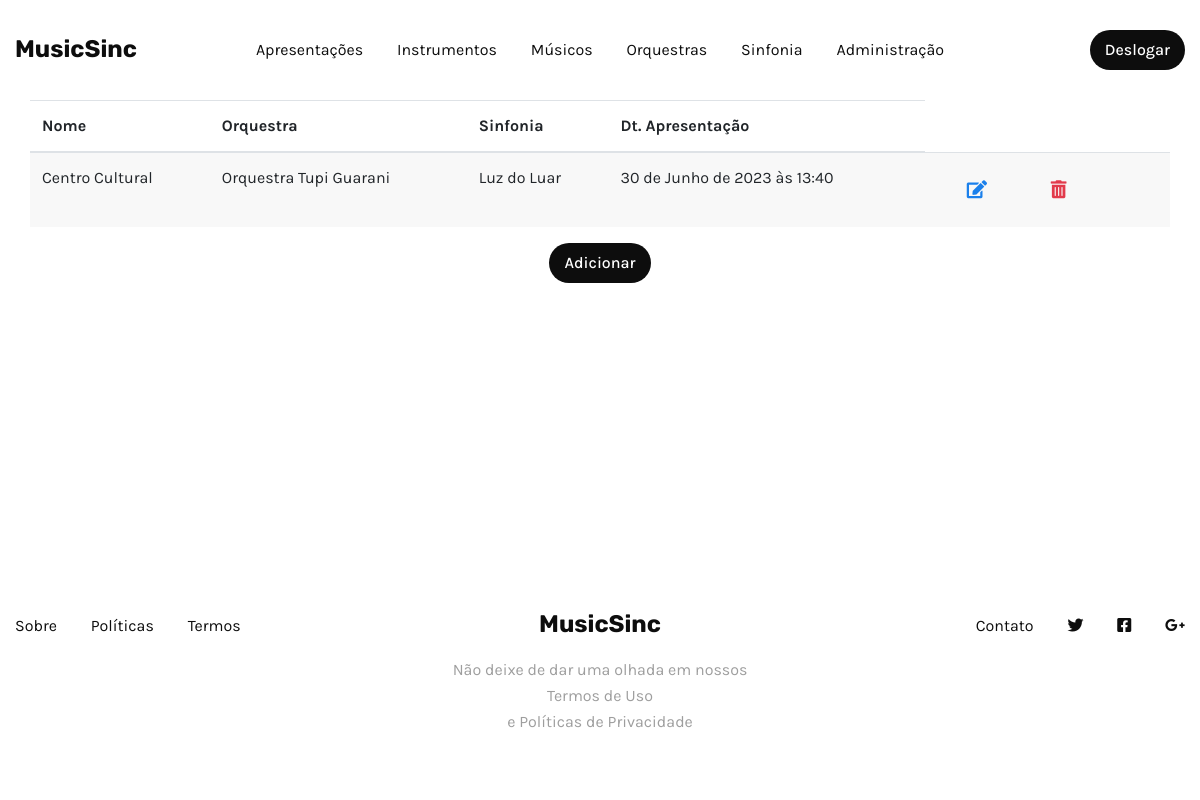
The page /apresentacoes/listar/ (signed in) on the database as committed earlier.
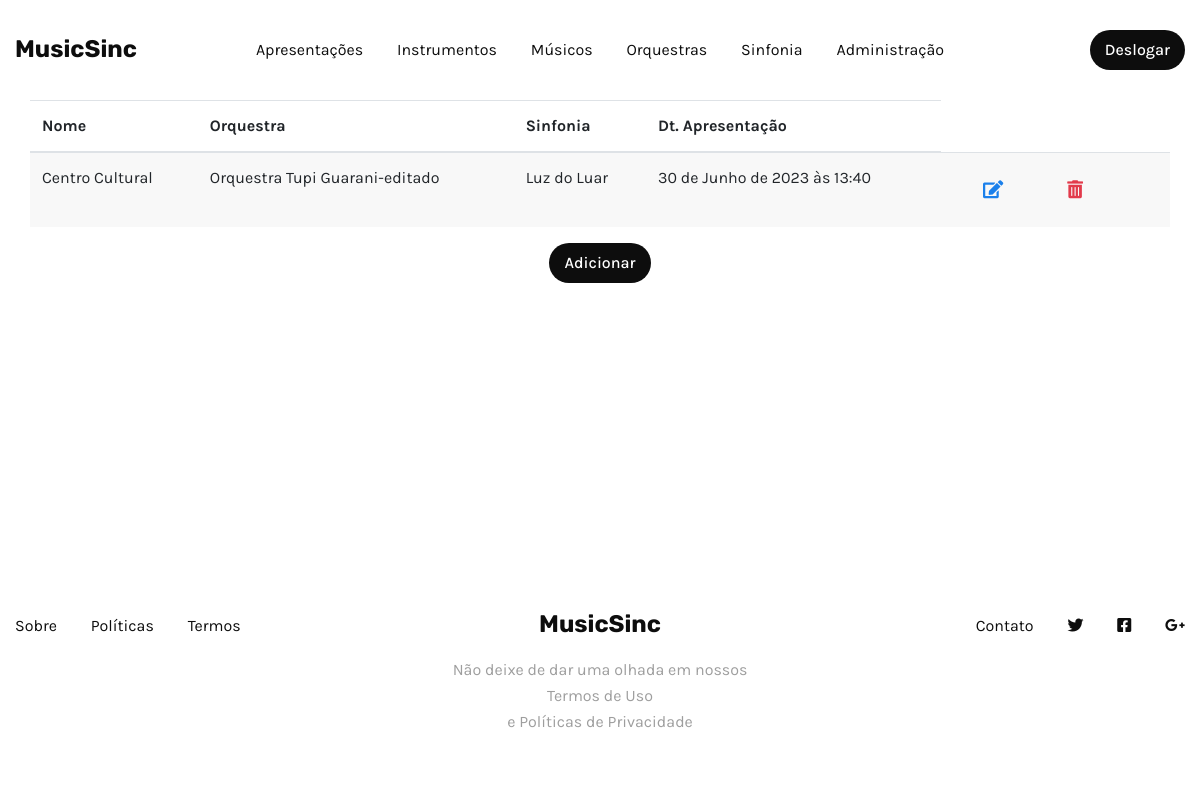
The same page on the database as committed later.
### core/models.py (models this page shows, shortened)
class Apresentacao(models.Model):
    nome = models.CharField(max_length=60)
    orquestra = models.ForeignKey(Orquestra, on_delete=models.CASCADE)
    sinfonia = models.ForeignKey(Sinfonia, on_delete=models.CASCADE)
    dt_apresentacao = models.DateTimeField()
    class Meta:
        verbose_name = 'Apresentação'
        verbose_name_plural = 'Apresentações'

class Orquestra(models.Model):
    nome = models.CharField(max_length=80)
    cidade = models.CharField(max_length=60)
    pais = models.CharField(max_length=30)
    dt_criacao = models.DateTimeField(auto_now_add=True)
    musicos = models.ManyToManyField(Musico)
    class Meta:
        verbose_name = 'Orquestras'
        verbose_name_plural = 'Orquestras'
    def __str__(self):
        return self.nome

class Sinfonia(models.Model):
    nome = models.CharField(max_length=40)
    compositor = models.ForeignKey(Musico, on_delete=models.CASCADE)
    dt_criacao = models.DateTimeField(auto_now_add=True)
    class Meta:
        verbose_name = 'Sinfonia'
        verbose_name_plural = 'Sinfonias'
    def __str__(self):
        return self.nome

### apresentacao/views.py (the view)
# urls.py: path('listar/', views.ApresentacaoListView.as_view(), name='read'),
class ApresentacaoListView(LoginRequiredMixin, ListView):
    model = Apresentacao
    template_name = 'apresentacao/tabela_apresentacao.html'
    context_object_name = 'apresentacoes'
    login_url='login'

### apresentacao/templates/apresentacao/tabela_apresentacao.html (shortened to what this page needs)
{% extends "base.html" %}
{% block content %}
{% include 'components/nav_tables.html' %}
<div class="container table-container">
  <table class="table table-striped">
    <thead>
      <tr>
        <th scope="col">Nome</th>
        <th scope="col">Orquestra</th>
        <th scope="col">Sinfonia</th>
        <th scope="col">Dt. Apresentação</th>
      </tr>
    </thead>
    <tbody>
      {% for a in apresentacoes %}
      <tr>
        <td>{{ a.nome }}</td>
        <td>{{ a.orquestra }}</td>
        <td>{{ a.sinfonia }}</td>
        <td>{{ a.dt_apresentacao }}</td>
        <td>
          <a href="{% url 'apresentacao:update' a.id %}" class="btn btn-link edit-btn" title="Editar">
            <i class="fas fa-edit"></i>
          </a>
          <a href="{% url 'apresentacao:delete' a.id %}" class="btn btn-link delete-btn" title="Excluir">
            <i class="fas fa-trash-alt"></i>
          </a>
        </td>
      </tr>
      {% empty %}
      <tr>
        <td colspan="4" class="text-center">
          <h4>Nada aqui para ver</h4>
        </td>
      </tr>
      {% endfor %}
    </tbody>
  </table>
  <div class="col-12 d-flex justify-content-center mt-16">
    <a href="{% url 'apresentacao:create' %}" class="btn sm action-2 f-16">Adicionar</a>
  </div>
</div>
{% endblock %}

Rows that differ between the two databases and show on the page:
changed through a linked row, Apresentacao "Centro Cultural": orquestra "Orquestra Tupi Guarani" → "Orquestra Tupi Guarani-editado"
